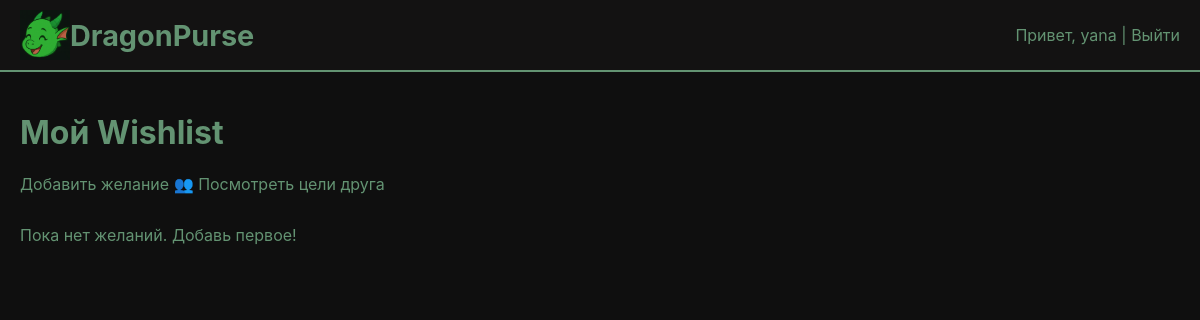
Before: /wishlist/ (signed in) with the older database file.
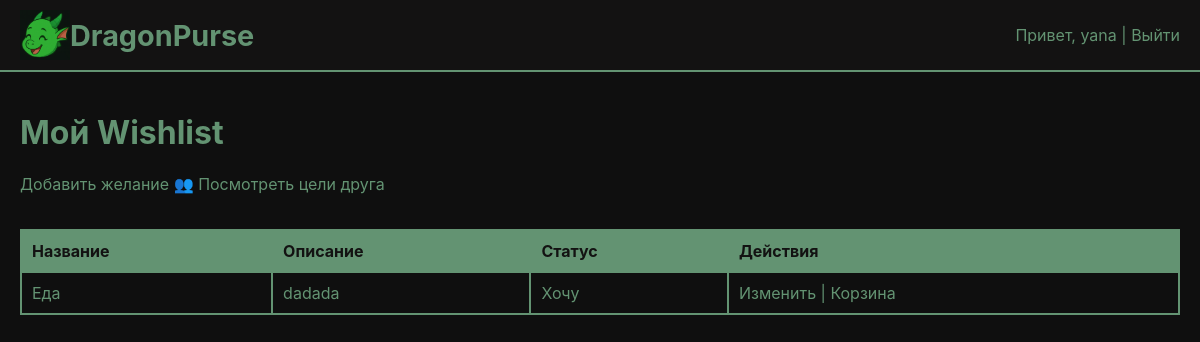
After: the same page with the newer database file.
### accounts/models.py (models this page shows, shortened)
class Wishlist(models.Model):
    user = models.ForeignKey(User, on_delete=models.CASCADE, related_name='wishlists')
    name = models.CharField(max_length=255)
    description = models.TextField(null=True, blank=True)
    status = models.CharField(max_length=50, null=True, blank=True)

### accounts/views.py (the view)
# urls.py: path('wishlist/', wishlist_list, name='wishlist_list'),
@login_required
def wishlist_list(request):
    shared_users = SharedAccess.objects.filter(shared_with=request.user).values_list('owner', flat=True)
    wishlists = Wishlist.objects.filter(models.Q(user=request.user) | models.Q(user__in=shared_users))
    return render(request, 'accounts/wishlist_list.html', {'wishlists': wishlists})

### accounts/templates/accounts/wishlist_list.html
{% extends "accounts/base.html" %}
{% block content %}
<h1>Мой Wishlist</h1>
<a href="{% url 'wishlist_create' %}" class="button" style="margin-bottom:15px; display:inline-block;">Добавить желание</a>
<a href="{% url 'shared_users_list' %}" class="button">👥 Посмотреть цели друга</a>
{% if wishlists %}
<table border="1" cellpadding="8" style="border-collapse:collapse; width:100%;">
  <thead style="background:#f8f8f8;">
    <tr>
      <th>Название</th>
      <th>Описание</th>
      <th>Статус</th>
      <th>Действия</th>
    </tr>
  </thead>
  <tbody>
    {% for w in wishlists %}
    <tr>
      <td>{{ w.name }}</td>
      <td>{{ w.description|default:"—" }}</td>
      <td>{{ w.status|default:"—" }}</td>
      <td>
        <a href="{% url 'wishlist_edit' w.pk %}">Изменить</a> |
        <a href="{% url 'wishlist_delete' w.pk %}">Корзина</a>
      </td>
    </tr>
    {% endfor %}
  </tbody>
</table>
{% else %}
<p>Пока нет желаний. Добавь первое!</p>
{% endif %}
{% endblock %}

Changed rows visible on the page:
added Wishlist: name "Еда", description "dadada", status "Хочу"
Other visible differences:
text no longer shown: "Пока нет желаний. Добавь первое!"
text now shown: "Название Описание Статус Действия"
